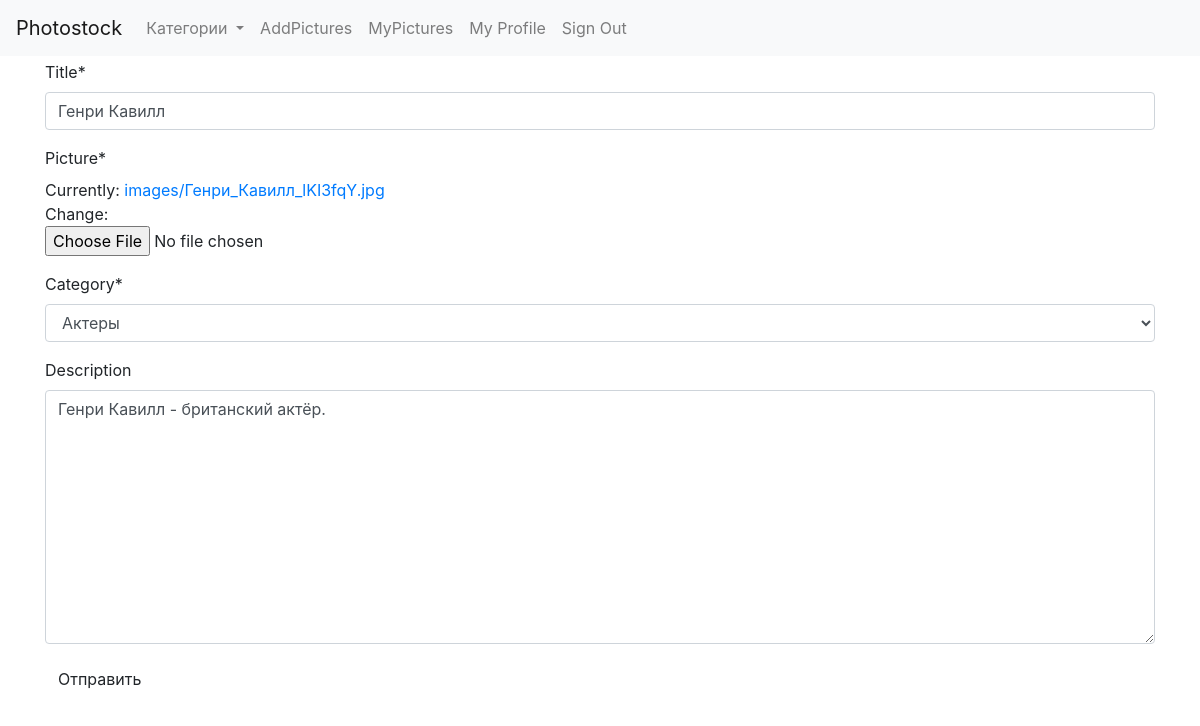
The app's page /pics/update/6 (signed in) with its own data.
### pictures/models.py (models this page shows, shortened)
class Picture(models.Model):
    user = models.ForeignKey(User, on_delete=models.CASCADE)
    title = models.CharField(max_length=255)
    picture = models.ImageField(upload_to='images/')
    small_picture = ImageSpecField(source='picture',
                                      processors=[ResizeToFill(250, 300)],
                                      format='JPEG',
                                      options={'quality': 60})
    description = models.TextField(null=True, blank=True)
    category = models.ForeignKey(Category, on_delete=models.CASCADE)

### pictures/views.py (the view)
# urls.py: path("update/<int:pk>", PictureUpdate.as_view(), name="picture_update"),
class PictureUpdate(LoginRequiredMixin, UpdateView):
        model = Picture
        fields = ['title', 'picture', 'category', 'description']
        success_url = reverse_lazy('picture_list')
        def dispatch(self, request, *args, **kwargs):
            obj = self.get_object()
            if obj.user != self.request.user:
                raise Http404("Вы не являетесь владельцем этой публикации, чтобы редактировать её")
            return super(PictureUpdate, self).dispatch(request, *args, **kwargs)
        def get_context_data(self, **kwargs):
            context = super().get_context_data(**kwargs)
            context["cat_menu"] = Category.objects.all()
            return context

### photostock/utils/context_processors.py (called while the page is built)
def settings_context(_request):
    return {"DEBUG": settings.DEBUG}

### pictures/models.py (called while the page is built)
    def get_count_category(self):
        return Picture.objects.filter(category=self.id).count()

    def __str__(self):
        return self.name

### photostock/templates/pictures/picture_form.html
{% extends "base.html" %}
{% load crispy_forms_tags %}
{% block content %}
<form method="post" enctype="multipart/form-data" >{% csrf_token %}
  {{ form|crispy }}
      <div class="control-group" style="max-width: 200px">
      <div class="controls">
        <button type="submit" class="btn">Отправить</button>
      </div>
    </div>
</form>
{% endblock %}

### records on screen
Picture: title "Генри Кавилл", category "Актеры", description "Генри Кавилл - британский актёр."
